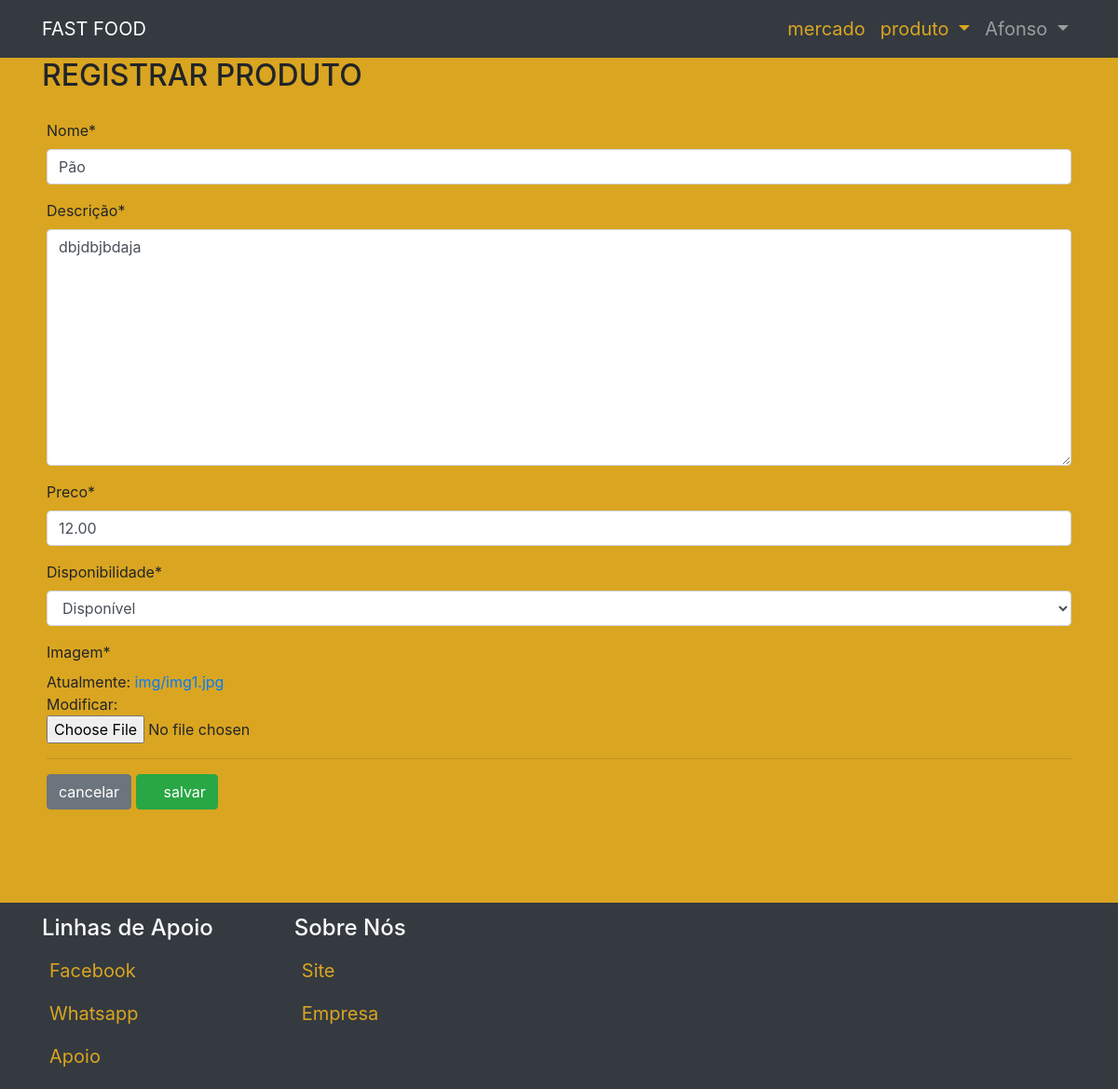
The app's page /mercadoria/alterar/1/ (signed in) with its own data.
### mercadoria/models.py (models this page shows, shortened)
class Produto (models.Model):
    nome = models.CharField (max_length=50)
    descricao = models.TextField (max_length=100, verbose_name="Descrição")
    preco = models.DecimalField (max_digits=10, decimal_places=2)
    disponibilidade = models.CharField(max_length=20, choices=disponibilidade_choices, default="Disponível")
    imagem = models.ImageField(upload_to = "img/")

### mercadoria/views.py (the view)
# urls.py: path("alterar/<int:pk>/", Alterar.as_view(), name="alterar-produto"),
class Alterar(GroupRequiredMixin, LoginRequiredMixin, UpdateView):
    model = Produto
    fields = ["nome", "descricao", "preco", "disponibilidade", "imagem"]
    template_name = "criar.html"
    success_url = reverse_lazy("lista-de-produto")
    login_url = "login.html"
    group_required = u"admin", u"funcionario"

### mercadoria/templates/criar.html (shortened to what this page needs)
{% extends 'index.html' %}
{% load static %}
{% load crispy_forms_tags %}
{% block produto %}
<div class="container">
    <h2 class="title">REGISTRAR PRODUTO</h2>
    <div   id="lista">
        <form method="POST" enctype="multipart/form-data">
            {{ form|crispy }}
            <hr>
            <a href="{% url 'lista-de-produto' %}" class="btn btn-secondary"> cancelar </a>
            <button type="submit" class="btn btn-success"><i class="fa fa-save"></i> salvar </button>
        </form>
    </div>
</div>
{% endblock %}

### paginas/templates/index.html (shortened to what this page needs)
{% load static %}
{% load crispy_forms_tags %}
<!DOCTYPE html>
<html lang="pt-br">
  <head>
    <link rel="stylesheet" href="{% static 'bootstrap/css/bootstrap.min.css' %}">
    <link rel="stylesheet" href="{% static 'css/estilodo.css' %}">
    <link rel="stylesheet" href="{% static 'fontawesome/css/all.css' %}">
  </head>
  <body>
    {% if request.user.is_authenticated %}
    <nav class="navbar navbar-expand-md navbar-dark bg-dark">
        <div class="container">
            <a href="#" class="navbar-brand">FAST FOOD</a>
            <div class="collapse navbar-collapse justify-content-end" id="barra">
                <ul class="nav navbar-nav">
                    <li class="nav-item"><a href="{% url 'inicio' %}" class="nav-link">mercado</a></li>
                    <li class="nav-item dropdown">
                        <a href="#" data-toggle="dropdown" class="nav-link dropdown-toggle">
                            produto
                        </a>
                    </li>
                    <li class="nav-item dropdown">
                        <a data-toggle="dropdown" class="nav-link dropdown-toggle">
                           <span>{{ request.user }}</span>
                        </a>
                    </li>
                </ul>
            </div>
        </div>
    </nav>
    {% block produto %}{% endblock %}
    <footer class="navbar navbar-expand-md navbar-dark bg-dark">
        <div class="container">
            <div class="row">
                <div class="col-md-7">
                    <h4>Linhas de Apoio</h4>
                    <ul class="nav navbar-nav">
                        <li class="nav-item"><a href="#" class="nav-link">Facebook</a></li>
                    </ul>
                    <ul class="nav navbar-nav">
                        <li class="nav-item"><a href="#" class="nav-link">Whatsapp</a></li>
                    </ul>
                </div>
                <div class="col-md-5">
                    <h4>Sobre Nós</h4>
                    <ul class="nav navbar-nav">
                        <li class="nav-item"><a href="#" class="nav-link">Site</a></li>
                    </ul>
                    <ul class="nav navbar-nav">
                        <li class="nav-item"><a href="#" class="nav-link">Empresa</a></li>
                    </ul>
                </div>
                <div class="col-md-1">
                    <ul class="nav navbar-nav">
                        <li class="nav-item"><a href="#" class="nav-link">Apoio</a></li>
                    </ul>
                </div>
            </div>
        </div>
    </footer>
    {% endif %}
  </body>
</html>

### static/css/estilodo.css (style rules this page uses)
body { background-color: goldenrod; }
.navbar-dark .navbar-nav > li > a:link { color: goldenrod; font-size: 20px; background: none; }
.navbar-dark .navbar-nav > li > a { font-size: 20px; background: none; }
footer { height: 200px; }
h4 { color:#fff; }
#lista { background-color: goldenrod; padding: 20px 5px 100px 5px; }

### records on screen
Produto: nome "Pão", descricao "dbjdbjbdaja", preco "12.00", disponibilidade "Disponível"

### other values on screen
{{ request.user }} "Afonso"
